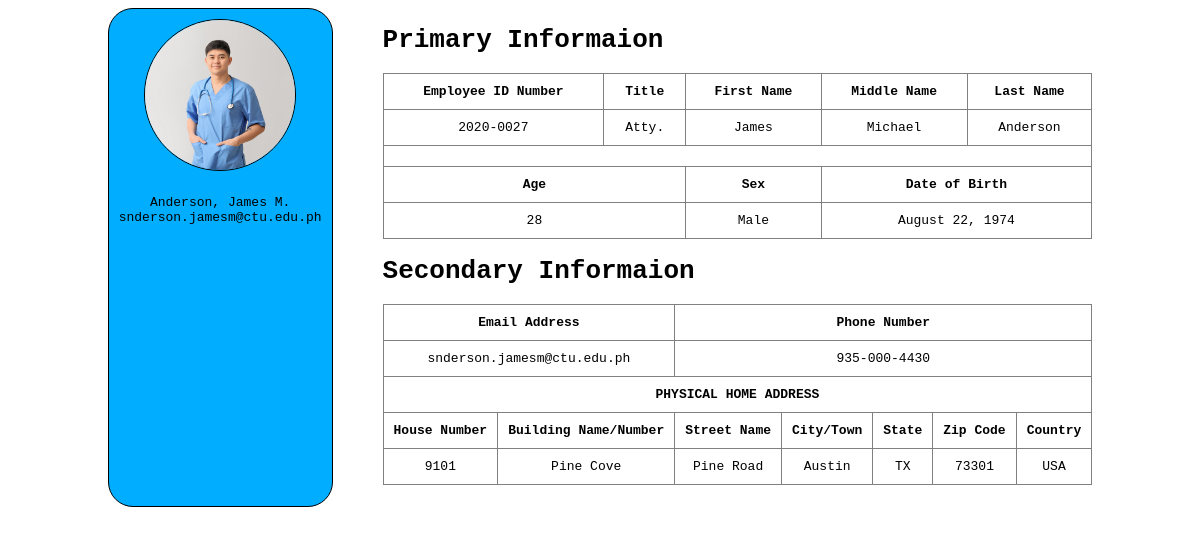
The app's page /information.php?ID=3 with its own data.
### tables this page shows
CREATE TABLE `information` (
  `id` int(11) NOT NULL,
  `employee_id` varchar(50) NOT NULL,
  `picture` varchar(100) NOT NULL,
  `title` varchar(100) NOT NULL,
  `fname` varchar(100) NOT NULL,
  `mname` varchar(100) NOT NULL,
  `lname` varchar(100) NOT NULL,
  `age` int(11) NOT NULL,
  `sex` varchar(50) NOT NULL,
  `dob` varchar(100) NOT NULL,
  `email_address` varchar(100) NOT NULL,
  `phone_number` varchar(50) NOT NULL,
  `house_number` varchar(50) NOT NULL,
  `building_name` varchar(100) NOT NULL,
  `street_name` varchar(100) NOT NULL,
  `city_town` varchar(100) NOT NULL,
  `state` varchar(100) NOT NULL,
  `zip_code` varchar(50) NOT NULL,
  `country` varchar(100) NOT NULL
);

### information.php (the view, shortened to what this page needs)
<?php
    include 'connect.php';
    $id = $_GET['ID'];
    $query = mysqli_query($con, "SELECT * FROM information where id='$id'");
    while ($row = mysqli_fetch_assoc($query)){
        $middleInitial = $row['mname'];
        $index = 0;
?>
<!DOCTYPE html>
<html lang="en">
<head>
</head>
<body>
    <div class="container">
        <div class="left">
            <div class="box">
                <div class="top"><img src="images/<?php echo $row['picture']; ?>.png"></div>
                <div class="bottom">
                    <p>
                        <?php echo $row['lname']. ", ";?>
                        <?php echo $row['fname']. " ";?>
                        <?php
                            if (isset($middleInitial[$index])){
                                echo ucfirst($middleInitial[$index]). ".";
                            }
                        ?>
                    </p>
                    <p><?php echo $row['email_address'];?></p>
                </div>
            </div>
        </div>
        <div class="right">
            <h1>Primary Informaion</h1>
            <table border=1>
                <tr>
                    <th>Employee ID Number</th>
                    <th>Title</th>
                    <th>First Name</th>
                    <th>Middle Name</th>
                    <th>Last Name</th>
                </tr>
                    <tr>
                        <td><?php echo $row['employee_id']; ?></td>
                        <td><?php echo $row['title']; ?></td>
                        <td><?php echo $row['fname']; ?></td>
                        <td><?php echo $row['mname']; ?></td>
                        <td><?php echo $row['lname']; ?></td>
                    </tr>
                <tr>
                    <td colspan="5"></td>
                </tr>
                <tr>
                    <th colspan="2">Age</th>
                    <th colspan="1">Sex</th>
                    <th colspan="2">Date of Birth</th>
                </tr>
                    <tr>
                        <td colspan="2"><?php echo $row['age']; ?></td>
                        <td colspan="1"><?php echo $row['sex']; ?></td>
                        <td colspan="2"><?php echo $row['dob']; ?></td>
                    </tr>
            </table>
            <h1>Secondary Informaion</h1>
            <table border=1>
                <tr>
                    <th colspan="2">Email Address</th>
                    <th colspan="5">Phone Number</th>
                </tr>
                    <tr>
                        <td colspan="2"><?php echo $row['email_address']; ?></td>
                        <td colspan="5"><?php echo $row['phone_number']; ?></td>
                    </tr>
                <tr><th colspan="7">PHYSICAL HOME ADDRESS</th></tr>
                <tr>
                    <th>House Number</th>
                    <th>Building Name/Number</th>
                    <th>Street Name</th>
                    <th>City/Town</th>
                    <th>State</th>
                    <th>Zip Code</th>
                    <th>Country</th>
                </tr>
                    <tr>
                        <td><?php echo $row['house_number']; ?></td>
                        <td><?php echo $row['building_name']; ?></td>
                        <td><?php echo $row['street_name']; ?></td>
                        <td><?php echo $row['city_town']; ?></td>
                        <td><?php echo $row['state']; ?></td>
                        <td><?php echo $row['zip_code']; ?></td>
                        <td><?php echo $row['country']; ?></td>
                    </tr>
                <?php
                    }
                ?>
            </table>
        </div>
    </div>
</body>
</html>

### information.php (style rules this page uses)
* { font-family: monospace; }
table { border-collapse: collapse; width: 100%; }
table * { text-align: center; padding: 10px; }
.box { background: #00adff; height: 100%; padding: 10px; border: 1px solid #000; border-radius: 25px; display: flex; justify-items: center; flex-direction: column; align-items: center; gap: 20px; }
.left p { margin: 0; text-align: center; }
img { width: 150px; border-radius: 50%; border: 1px solid #000; }
.container { display: flex; justify-content: center; width: 100%; height: 100%; gap: 50px; }

### records on screen
information: lname "Anderson", fname "James", mname "M", email_address "snderson.jamesm@ctu.edu.ph", employee "2020-0027", title "Atty.", mname "Michael", age "28", sex "Male", dob "August 22, 1974", phone_number "935-000-4430", house_number "9101", building_name "Pine Cove", street_name "Pine Road", city_town "Austin", state "TX", zip_code "73301", country "USA"
